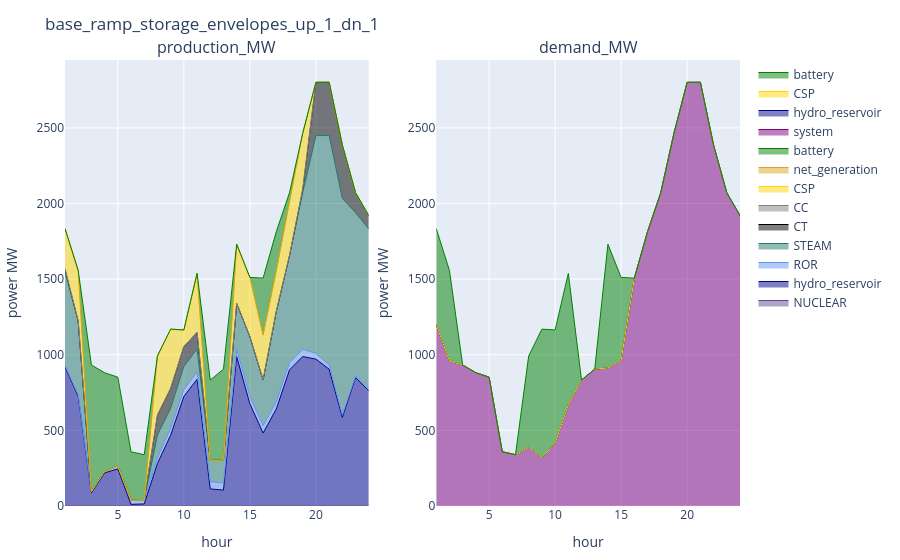

Notebook source saved alongside this figure:
### Code cell
config_ = config_2
supply_uc_ = supply_uc[(supply_uc.configuration .== config_) .& (supply_uc.day .== day_), :]
demand_uc_ = demand_uc[(demand_uc.configuration .== config_) .& (demand_uc.day .== day_), :]
reserve_uc_ = reserve_uc[(reserve_uc.configuration .== config_) .& (reserve_uc.day .== day_), :]
plot_supply_demand(supply_uc_, demand_uc_, string(config_))

### Figure 1 — Plotly figure (JSON) as saved in the notebook; plotly's stock layout.template omitted (floating-point values rounded to 4 significant figures)
{"data": [{"line": {"color": "rgba(95, 70, 144, 1)", "shape": "line", "width": 1}, "mode": "lines", "name": "NUCLEAR", "stackgroup": "one", "type": "scatter", "x": [1, 2, 3, 4, 5, 6, 7, 8, 9, 10, 11, 12, 13, 14, 15, 16, 17, 18, 19, 20, 21, 22, 23, 24], "xaxis": "x1", "y": [0, 0, 0, 0, 0, 0, 0, 0, 0, 0, 0, 0, 0, 0, 0, 0, 0, 0, 0, 0, 0, 0, 0, 0], "yaxis": "y1"}, {"line": {"color": "darkblue", "shape": "line", "width": 1}, "mode": "lines", "name": "hydro_reservoir", "stackgroup": "one", "type": "scatter", "x": [1, 2, 3, 4, 5, 6, 7, 8, 9, 10, 11, 12, 13, 14, 15, 16, 17, 18, 19, 20, 21, 22, 23, 24], "xaxis": "x1", "y": [920.1, 725.4, 87.49, 218.8, 245.6, 11.03, 13.65, 281.4, 468, 724.1, 837.8, 112.9, 104.9, 988, 676, 482.6, 641.3, 899.7, 988, 970.8, 905.0, 585.5, 849.1, 762.8], "yaxis": "y1"}, {"line": {"color": "cornflowerblue", "shape": "line", "width": 1}, "mode": "lines", "name": "ROR", "stackgroup": "one", "type": "scatter", "x": [1, 2, 3, 4, 5, 6, 7, 8, 9, 10, 11, 12, 13, 14, 15, 16, 17, 18, 19, 20, 21, 22, 23, 24], "xaxis": "x1", "y": [9.3, 9.3, 9.3, 10.3, 18.9, 27.2, 28.0, 35.6, 44.9, 46.3, 47.9, 47.7, 47.7, 47.7, 48.3, 47.7, 47.7, 47.7, 47.9, 38.1, 28.4, 18.1, 9.3, 9.3], "yaxis": "y1"}, {"line": {"color": "rgba(36, 121, 108, 1)", "shape": "line", "width": 1}, "mode": "lines", "name": "STEAM", "stackgroup": "one", "type": "scatter", "x": [1, 2, 3, 4, 5, 6, 7, 8, 9, 10, 11, 12, 13, 14, 15, 16, 17, 18, 19, 20, 21, 22, 23, 24], "xaxis": "x1", "y": [617.0, 488.0, 0, 0, 0, 0, 0, 152, 133.5, 152, 152, 140.5, 152, 304.0, 396.0, 304.0, 598.0, 708.5, 1037.0, 1440.0, 1516.0, 1430.0, 1081.0, 1060.0], "yaxis": "y1"}, {"line": {"color": "black", "shape": "line", "width": 1}, "mode": "lines", "name": "CT", "stackgroup": "one", "type": "scatter", "x": [1, 2, 3, 4, 5, 6, 7, 8, 9, 10, 11, 12, 13, 14, 15, 16, 17, 18, 19, 20, 21, 22, 23, 24], "xaxis": "x1", "y": [22, 0, 0, 0, 0, 0, 0, 132, 132, 132, 110, 0, 0, 0, 0, 0, 0, 0, 22, 352, 352, 352, 132, 88], "yaxis": "y1"}, {"line": {"color": "grey", "shape": "line", "width": 1}, "mode": "lines", "name": "CC", "stackgroup": "one", "type": "scatter", "x": [1, 2, 3, 4, 5, 6, 7, 8, 9, 10, 11, 12, 13, 14, 15, 16, 17, 18, 19, 20, 21, 22, 23, 24], "xaxis": "x1", "y": [0, 0, 0, 0, 0, 0, 0, 0, 0, 0, 0, 0, 0, 0, 0, 0, 0, 0, 0, 0, 0, 0, 0, 0], "yaxis": "y1"}, {"line": {"color": "gold", "shape": "line", "width": 1}, "mode": "lines", "name": "CSP", "stackgroup": "one", "type": "scatter", "x": [1, 2, 3, 4, 5, 6, 7, 8, 9, 10, 11, 12, 13, 14, 15, 16, 17, 18, 19, 20, 21, 22, 23, 24], "xaxis": "x1", "y": [265.7, 334.3, 0, 0, 0, 0, 0, 391, 391, 109.4, 390.3, 0, 0, 391, 391, 295.3, 267.4, 361.7, 369.5, 0, 0, 0, 0, 0], "yaxis": "y1"}, {"line": {"color": "goldenrod", "shape": "line", "width": 1}, "mode": "lines", "name": "net_generation", "stackgroup": "one", "type": "scatter", "x": [1, 2, 3, 4, 5, 6, 7, 8, 9, 10, 11, 12, 13, 14, 15, 16, 17, 18, 19, 20, 21, 22, 23, 24], "xaxis": "x1", "y": [0, 0, 0, 0, 0, 0, 0, 0, 0, 0, 0, 0, 0, 0, 0, 0, 0, 0, 0, 0, 0, 0, 0, 0], "yaxis": "y1"}, {"line": {"color": "green", "shape": "line", "width": 1}, "mode": "lines", "name": "battery", "stackgroup": "one", "type": "scatter", "x": [1, 2, 3, 4, 5, 6, 7, 8, 9, 10, 11, 12, 13, 14, 15, 16, 17, 18, 19, 20, 21, 22, 23, 24], "xaxis": "x1", "y": [0, 0, 835.2, 652.0, 587.1, 320.2, 297.3, 0, 0, 0, 0, 531.4, 599.9, 0, 0, 377.0, 259.7, 53.72, 0, 0, 0, 0, 0, 0], "yaxis": "y1"}, {"line": {"color": "purple", "shape": "line", "width": 1}, "mode": "lines", "name": "system", "stackgroup": "one", "type": "scatter", "x": [1, 2, 3, 4, 5, 6, 7, 8, 9, 10, 11, 12, 13, 14, 15, 16, 17, 18, 19, 20, 21, 22, 23, 24], "xaxis": "x2", "y": [1200.0, 957.0, 932.0, 881.1, 851.6, 358.4, 339.0, 388.8, 319.6, 416.0, 668.0, 832.5, 904.5, 912.9, 962.8, 1507.0, 1814.0, 2071.0, 2464.0, 2801.0, 2801.0, 2386.0, 2071.0, 1920.0], "yaxis": "y2"}, {"line": {"color": "darkblue", "shape": "line", "width": 1}, "mode": "lines", "name": "hydro_reservoir", "stackgroup": "one", "type": "scatter", "x": [1, 2, 3, 4, 5, 6, 7, 8, 9, 10, 11, 12, 13, 14, 15, 16, 17, 18, 19, 20, 21, 22, 23, 24], "xaxis": "x2", "y": [0, 0, 0, 0, 0, 0, 0, 0, 0, 0, 0, 0, 0, 0, 0, 0, 0, 0, 0, 0, 0, 0, 0, 0], "yaxis": "y2"}, {"line": {"color": "gold", "shape": "line", "width": 1}, "mode": "lines", "name": "CSP", "stackgroup": "one", "type": "scatter", "x": [1, 2, 3, 4, 5, 6, 7, 8, 9, 10, 11, 12, 13, 14, 15, 16, 17, 18, 19, 20, 21, 22, 23, 24], "xaxis": "x2", "y": [0, 0, 0, 0, 0, 0, 0, 0, 0, 0, 0, 0, 0, 0, 0, 0, 0, 0, 0, 0, 0, 0, 0, 0], "yaxis": "y2"}, {"line": {"color": "green", "shape": "line", "width": 1}, "mode": "lines", "name": "battery", "stackgroup": "one", "type": "scatter", "x": [1, 2, 3, 4, 5, 6, 7, 8, 9, 10, 11, 12, 13, 14, 15, 16, 17, 18, 19, 20, 21, 22, 23, 24], "xaxis": "x2", "y": [634.3, 600, 0, 0, 0, 0, 0, 603.2, 849.8, 747.8, 870, 0, 0, 817.8, 548.5, 0, 0, 0, 0, 0, 0, 0, 0, 0], "yaxis": "y2"}], "layout": {"annotations": [{"font": {"size": 16}, "showarrow": false, "text": "production_MW", "x": 0.225, "xanchor": "center", "xref": "paper", "y": 1, "yanchor": "bottom", "yref": "paper"}, {"font": {"size": 16}, "showarrow": false, "text": "demand_MW", "x": 0.775, "xanchor": "center", "xref": "paper", "y": 1, "yanchor": "bottom", "yref": "paper"}], "margin": {"b": 50, "l": 50, "r": 50, "t": 60}, "title": "base_ramp_storage_envelopes_up_1_dn_1", "xaxis1": {"anchor": "y1", "domain": [0, 0.45], "title": {"text": "hour"}}, "xaxis2": {"anchor": "y2", "domain": [0.55, 1], "title": {"text": "hour"}}, "yaxis1": {"anchor": "x1", "domain": [0, 1], "title": {"text": "power MW"}}, "yaxis2": {"anchor": "x2", "domain": [0, 1], "title": {"text": "power MW"}}}}
